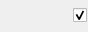
<ui version="4.0" >
 <class>ManageFeatureCollectionsStateWidget</class>
 <widget class="QWidget" name="ManageFeatureCollectionsStateWidget" >
  <property name="geometry" >
   <rect>
    <x>0</x>
    <y>0</y>
    <width>88</width>
    <height>32</height>
   </rect>
  </property>
  <property name="sizePolicy" >
   <sizepolicy vsizetype="Fixed" hsizetype="Minimum" >
    <horstretch>0</horstretch>
    <verstretch>0</verstretch>
   </sizepolicy>
  </property>
  <property name="minimumSize" >
   <size>
    <width>88</width>
    <height>32</height>
   </size>
  </property>
  <property name="windowTitle" >
   <string>Feature Collection State</string>
  </property>
  <layout class="QHBoxLayout" >
   <property name="spacing" >
    <number>0</number>
   </property>
   <property name="leftMargin" >
    <number>1</number>
   </property>
   <property name="topMargin" >
    <number>1</number>
   </property>
   <property name="rightMargin" >
    <number>1</number>
   </property>
   <property name="bottomMargin" >
    <number>1</number>
   </property>
   <item>
    <widget class="QPushButton" name="button_active" >
     <property name="toolTip" >
      <string>The file contains feature data in use</string>
     </property>
     <property name="text" >
      <string/>
     </property>
     <property name="icon" >
      <iconset resource="../qt-resources/qt_widgets.qrc" >:/globe_reconstructable_22.png</iconset>
     </property>
     <property name="iconSize" >
      <size>
       <width>22</width>
       <height>22</height>
      </size>
     </property>
     <property name="checkable" >
      <bool>false</bool>
     </property>
     <property name="flat" >
      <bool>true</bool>
     </property>
    </widget>
   </item>
   <item>
    <widget class="QCheckBox" name="checkbox_active" >
     <property name="sizePolicy" >
      <sizepolicy vsizetype="Fixed" hsizetype="Fixed" >
       <horstretch>0</horstretch>
       <verstretch>0</verstretch>
      </sizepolicy>
     </property>
     <property name="text" >
      <string/>
     </property>
     <property name="checkable" >
      <bool>true</bool>
     </property>
     <property name="checked" >
      <bool>true</bool>
     </property>
    </widget>
   </item>
  </layout>
 </widget>
 <resources>
  <include location="../qt-resources/qt_widgets.qrc" />
 </resources>
 <connections/>
</ui>
